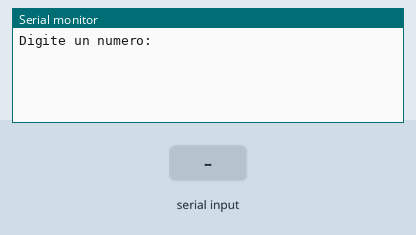
Recording of a program running on a simulated ESP32. Parts: the last lines printed to the serial monitor. The test bench sets the inputs (shaded band).

Above: at 1.2 s.
1.3 s: "90,45\n" received over Serial
At 2.1 s:
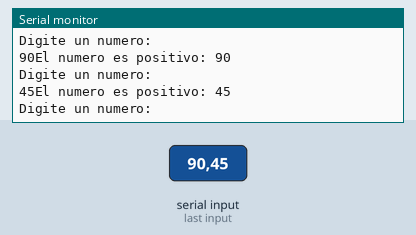
2.8 s: "30,150\n" received over Serial
At 5.2 s:
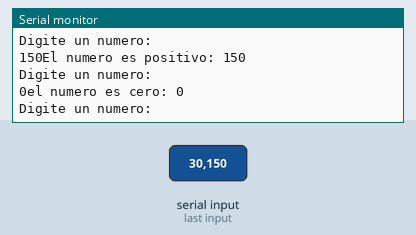
Timing chart, 0 to 6.7 s (numbered marks = the images above; inputs shaded):
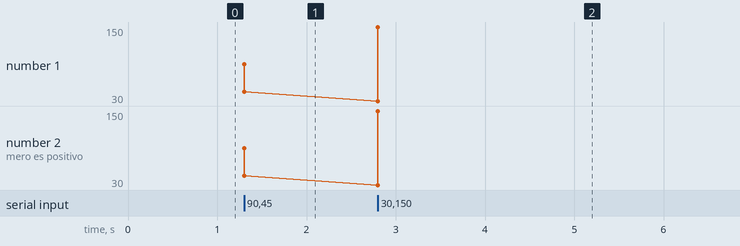

The program:

main.cpp
```cpp
/*4. Comprobar si un número digitado por el usuario es positivo o negativo.

#include<iostream>

using namespace std;

int main(){
	int numero;

	cout<<"Digite un numero: ";
	cin>>numero;

	if(numero==0){
		cout<<"El numero es cero";
	}
	else if(numero>0){
		cout<<"El numero es positivo";
	}
	else{
		cout<<"El numero es negativo";
	}


	return 0;
}

*/

#include <Arduino.h>

	int numero;

void setup()
{
  	Serial.begin(9600);
}

void loop()
{

	Serial.println("Digite un numero: "); while(!Serial.available()){} numero = Serial.parseInt();
	Serial.print(String(numero));

	if(numero==0){
		Serial.println("el numero es cero: " + String(numero));
	}
	else if(numero>0){
		Serial.println("El numero es positivo: " + String(numero));
	}
	else{
		Serial.println("El numero es negativo: " + String(numero));
	}


}
```

Measured:
- after the input at 1.3 s, the serial monitor: prints a new line at once (image 1)
- after the input at 2.8 s, the serial monitor: prints a new line at once (image 2)
- plotted number 1: 45 → 150 after the input at 2.8 s
- plotted number 2: 45 → 150 after the input at 2.8 s
